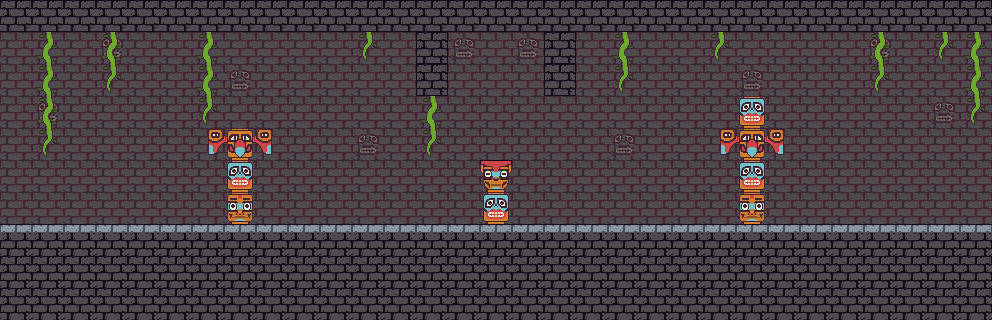

This is a level from a 2D game, rendered from its Tiled map with the project's own tilesets. A one-line summary and the complete map file follow:
An orthogonal 31x10 tile map with 32x32 px tiles, 4 tile layers (Tile Layer 2, Tile Layer 1, Tile Layer 4, Tile Layer 3) and 7 objects.

<map version="1.0" orientation="orthogonal" renderorder="right-down" width="31" height="10" tilewidth="32" tileheight="32" nextobjectid="28">
 <tileset firstgid="1" name="desert" tilewidth="32" tileheight="32" spacing="1" margin="1" tilecount="85" columns="5">
  <image source="../sprites/desert.PNG" trans="ff00ff" width="166" height="562" />
 </tileset>
 <layer name="Tile Layer 2" width="31" height="10">
  <data encoding="csv">
17,17,17,17,17,17,17,17,17,17,17,17,17,17,17,17,17,17,17,17,17,17,17,17,17,17,17,17,17,17,17,
17,17,17,16,17,17,17,17,17,17,17,17,17,16,16,17,16,16,17,17,17,17,17,17,17,17,17,16,17,17,17,
17,17,17,17,17,17,17,16,17,17,17,17,17,17,17,17,17,17,17,17,17,17,17,16,17,17,17,17,17,17,17,
17,16,17,17,17,17,17,17,17,17,17,17,17,17,17,17,17,17,17,17,17,17,17,17,17,17,17,17,17,16,17,
17,17,17,17,17,17,17,17,17,17,17,16,17,17,17,17,17,17,17,16,17,17,17,17,17,17,17,17,17,17,17,
17,17,17,17,17,17,17,17,17,17,17,17,17,17,17,17,17,17,17,17,17,17,17,17,17,17,17,17,17,17,17,
17,17,17,17,17,17,17,17,17,17,17,17,17,17,17,17,17,17,17,17,17,17,17,17,17,17,17,17,17,17,17,
17,17,17,17,17,17,17,17,17,17,17,17,17,17,17,17,17,17,17,17,17,17,17,17,17,17,17,17,17,17,17,
17,17,17,17,17,17,17,17,17,17,17,17,17,17,17,17,17,17,17,17,17,17,17,17,17,17,17,17,17,17,17,
17,17,17,17,17,17,17,17,17,17,17,17,17,17,17,17,17,17,17,17,17,17,17,17,17,17,17,17,17,17,17
</data>
 </layer>
 <layer name="Tile Layer 1" width="31" height="10">
  <data encoding="csv">
23,23,23,23,23,23,23,23,23,23,23,23,23,23,23,23,23,23,23,23,23,23,23,23,23,23,23,23,23,23,23,
0,0,0,0,0,0,0,0,0,0,0,0,0,23,0,0,0,23,0,0,0,0,0,0,0,0,0,0,0,0,0,
0,0,0,0,0,0,0,0,0,0,0,0,0,23,0,0,0,23,0,0,0,0,0,0,0,0,0,0,0,0,0,
0,0,0,0,0,0,0,0,0,0,0,0,0,0,0,0,0,0,0,0,0,0,0,35,0,0,0,0,0,0,0,
0,0,0,0,0,0,37,38,39,0,0,0,0,0,0,0,0,0,0,0,0,0,37,38,39,0,0,0,0,0,0,
0,0,0,0,0,0,0,35,0,0,0,0,0,0,0,34,0,0,0,0,0,0,0,35,0,0,0,0,0,0,0,
0,0,0,0,0,0,0,33,0,0,0,0,0,0,0,35,0,0,0,0,0,0,0,33,0,0,0,0,0,0,0,
26,26,26,26,26,26,26,26,26,26,26,26,26,26,26,26,26,26,26,26,26,26,26,26,26,26,26,26,26,26,26,
27,27,27,27,27,27,27,27,27,27,27,27,27,27,27,27,27,27,27,27,27,27,27,27,27,27,27,27,27,27,27,
27,27,27,27,27,27,27,27,27,27,27,27,27,27,27,27,27,27,27,27,27,27,27,27,27,27,27,27,27,27,27
</data>
 </layer>
 <layer name="Tile Layer 4" width="31" height="10">
  <data encoding="csv">
0,0,0,0,0,0,0,0,0,0,0,0,0,0,0,0,0,0,0,0,0,0,0,0,0,0,0,0,0,0,0,
0,0,0,0,0,0,0,0,0,0,0,0,0,0,0,0,0,0,0,0,0,0,0,0,0,0,0,0,0,0,0,
0,0,0,0,0,0,0,0,0,0,0,0,0,0,0,0,0,0,0,0,0,0,0,0,0,0,0,0,0,0,0,
0,0,0,0,0,0,0,0,0,0,0,0,0,0,0,0,0,0,0,0,0,0,0,0,0,0,0,0,0,0,0,
0,0,0,0,0,0,0,0,0,0,0,0,0,0,0,0,0,0,0,0,0,0,0,0,0,0,0,0,0,0,0,
0,0,0,0,0,0,0,0,0,0,0,0,0,0,0,0,0,0,0,0,0,0,0,0,0,0,0,0,0,0,0,
0,0,0,0,0,0,0,0,0,0,0,0,0,0,0,0,0,0,0,0,0,0,0,0,0,0,0,0,0,0,0,
0,0,0,0,0,0,0,0,0,0,0,0,0,0,0,0,0,0,0,0,0,0,0,0,0,0,0,0,0,0,0,
0,0,0,0,0,0,0,0,0,0,0,0,0,0,0,0,0,0,0,0,0,0,0,0,0,0,0,0,0,0,0,
0,0,0,0,0,0,0,0,0,0,0,0,0,0,0,0,0,0,0,0,0,0,0,0,0,0,0,0,0,0,0
</data>
 </layer>
 <layer name="Tile Layer 3" width="31" height="10">
  <data encoding="csv">
76,76,76,76,76,76,76,76,76,76,76,76,76,76,76,76,76,76,76,76,76,76,76,76,76,76,76,76,76,76,76,
0,48,0,48,0,0,48,0,0,0,0,49,0,75,0,0,0,75,0,48,0,0,49,0,0,0,0,48,0,49,48,
0,48,0,49,0,0,48,0,0,0,0,0,0,75,0,0,0,75,0,49,0,0,0,0,0,0,0,49,0,0,48,
0,48,0,0,0,0,49,0,0,0,0,0,0,48,0,0,0,0,0,0,0,0,0,0,0,0,0,0,0,0,49,
0,49,0,0,0,0,0,0,0,0,0,0,0,49,0,0,0,0,0,0,0,0,0,0,0,0,0,0,0,0,0,
0,0,0,0,0,0,0,0,0,0,0,0,0,0,0,0,0,0,0,0,0,0,0,0,0,0,0,0,0,0,0,
0,0,0,0,0,0,0,0,0,0,0,0,0,0,0,0,0,0,0,0,0,0,0,0,0,0,0,0,0,0,0,
0,0,0,0,0,0,0,0,0,0,0,0,0,0,0,0,0,0,0,0,0,0,0,0,0,0,0,0,0,0,0,
0,0,0,0,0,0,0,0,0,0,0,0,0,0,0,0,0,0,0,0,0,0,0,0,0,0,0,0,0,0,0,
0,0,0,0,0,0,0,0,0,0,0,0,0,0,0,0,0,0,0,0,0,0,0,0,0,0,0,0,0,0,0
</data>
 </layer>
 <objectgroup name="Object Layer 1">
  <object id="19" x="0" y="0" height="320" />
  <object id="20" x="992" y="0" height="320" />
  <object id="21" x="480" y="160" width="32" />
  <object id="22" x="0" y="224" width="992" height="96" />
  <object id="24" x="416" y="0" width="32" height="96" />
  <object id="25" x="544" y="0" width="32" height="96" />
  <object id="27" x="0" y="0" width="992" height="32" />
 </objectgroup>
</map>